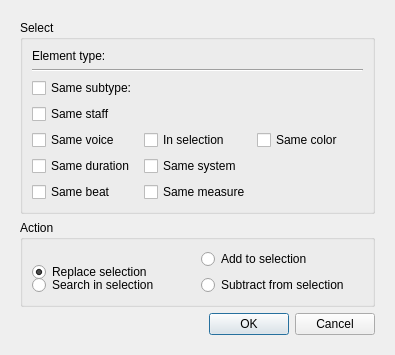
<?xml version="1.0" encoding="UTF-8"?>
<ui version="4.0">
 <class>SelectDialog</class>
 <widget class="QDialog" name="SelectDialog">
  <property name="geometry">
   <rect>
    <x>0</x>
    <y>0</y>
    <width>395</width>
    <height>346</height>
   </rect>
  </property>
  <property name="windowTitle">
   <string>Select</string>
  </property>
  <layout class="QHBoxLayout" name="horizontalLayout">
   <item>
    <layout class="QVBoxLayout" name="verticalLayout">
     <property name="leftMargin">
      <number>9</number>
     </property>
     <property name="topMargin">
      <number>9</number>
     </property>
     <property name="rightMargin">
      <number>9</number>
     </property>
     <property name="bottomMargin">
      <number>9</number>
     </property>
     <item>
      <widget class="QGroupBox" name="select">
       <property name="title">
        <string>Select</string>
       </property>
       <layout class="QGridLayout" name="gridLayout_2">
        <item row="2" column="0">
         <widget class="QCheckBox" name="sameSubtype">
          <property name="text">
           <string>Same subtype:</string>
          </property>
         </widget>
        </item>
        <item row="0" column="1" colspan="2">
         <widget class="QLabel" name="type">
          <property name="focusPolicy">
           <enum>Qt::StrongFocus</enum>
          </property>
         </widget>
        </item>
        <item row="1" column="0" colspan="3">
         <widget class="Line" name="line">
          <property name="orientation">
           <enum>Qt::Horizontal</enum>
          </property>
         </widget>
        </item>
        <item row="3" column="0">
         <widget class="QCheckBox" name="sameStaff">
          <property name="text">
           <string>Same staff</string>
          </property>
         </widget>
        </item>
        <item row="4" column="0">
         <widget class="QCheckBox" name="sameVoice">
          <property name="text">
           <string>Same voice</string>
          </property>
         </widget>
        </item>
        <item row="5" column="0">
         <widget class="QCheckBox" name="sameDuration">
          <property name="text">
           <string>Same duration</string>
          </property>
         </widget>
        </item>
        <item row="2" column="1" colspan="2">
         <widget class="QLabel" name="subtype">
          <property name="focusPolicy">
           <enum>Qt::StrongFocus</enum>
          </property>
         </widget>
        </item>
        <item row="0" column="0">
         <widget class="QLabel" name="label">
          <property name="text">
           <string>Element type:</string>
          </property>
          <property name="buddy">
           <cstring>type</cstring>
          </property>
         </widget>
        </item>
        <item row="6" column="0">
         <widget class="QCheckBox" name="sameBeat">
          <property name="text">
           <string>Same beat</string>
          </property>
         </widget>
        </item>
        <item row="6" column="1">
         <widget class="QCheckBox" name="sameMeasure">
          <property name="text">
           <string>Same measure</string>
          </property>
         </widget>
        </item>
        <item row="5" column="1">
         <widget class="QCheckBox" name="sameSystem">
          <property name="text">
           <string>Same system</string>
          </property>
         </widget>
        </item>
        <item row="4" column="1">
         <widget class="QCheckBox" name="inSelection">
          <property name="text">
           <string>In selection</string>
          </property>
         </widget>
        </item>
        <item row="4" column="2">
         <widget class="QCheckBox" name="sameColor">
          <property name="text">
           <string>Same color</string>
          </property>
         </widget>
        </item>
       </layout>
      </widget>
     </item>
     <item>
      <widget class="QGroupBox" name="action">
       <property name="title">
        <string>Action</string>
       </property>
       <layout class="QGridLayout" name="gridLayout">
        <item row="0" column="0" rowspan="2">
         <widget class="QRadioButton" name="replace">
          <property name="text">
           <string>Replace selection</string>
          </property>
          <property name="checked">
           <bool>true</bool>
          </property>
         </widget>
        </item>
        <item row="0" column="1">
         <widget class="QRadioButton" name="add">
          <property name="text">
           <string>Add to selection</string>
          </property>
         </widget>
        </item>
        <item row="1" column="0">
         <widget class="QRadioButton" name="fromSelection">
          <property name="visible">
           <bool>false</bool>
          </property>
          <property name="text">
           <string>Search in selection</string>
          </property>
         </widget>
        </item>
        <item row="1" column="1">
         <widget class="QRadioButton" name="subtract">
          <property name="text">
           <string>Subtract from selection</string>
          </property>
         </widget>
        </item>
       </layout>
      </widget>
     </item>
     <item>
      <widget class="QDialogButtonBox" name="buttonBox">
       <property name="sizePolicy">
        <sizepolicy hsizetype="Expanding" vsizetype="Expanding">
         <horstretch>0</horstretch>
         <verstretch>0</verstretch>
        </sizepolicy>
       </property>
       <property name="orientation">
        <enum>Qt::Horizontal</enum>
       </property>
       <property name="standardButtons">
        <set>QDialogButtonBox::Cancel|QDialogButtonBox::Ok</set>
       </property>
      </widget>
     </item>
    </layout>
   </item>
  </layout>
 </widget>
 <tabstops>
  <tabstop>type</tabstop>
  <tabstop>sameSubtype</tabstop>
  <tabstop>subtype</tabstop>
  <tabstop>sameStaff</tabstop>
  <tabstop>sameVoice</tabstop>
  <tabstop>inSelection</tabstop>
  <tabstop>sameColor</tabstop>
  <tabstop>sameDuration</tabstop>
  <tabstop>sameSystem</tabstop>
  <tabstop>sameBeat</tabstop>
  <tabstop>sameMeasure</tabstop>
  <tabstop>replace</tabstop>
  <tabstop>add</tabstop>
  <tabstop>subtract</tabstop>
 </tabstops>
 <resources/>
 <connections/>
</ui>
